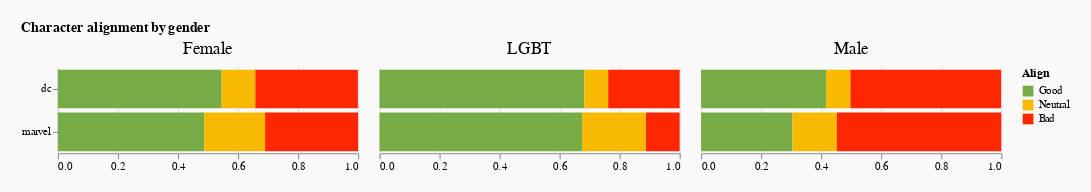

Here is the notebook cell this chart was saved with:
### Code cell
align_order = ["Good", "Neutral", "Bad"]
bars = (
    alt.Chart(df_good_bad_character)
    .mark_bar()
    .encode(
        column=alt.Column("sex", title=""),
        x=alt.X("percentage:Q", stack="zero", title=""),
        y=alt.Y("studio:N", title=""),
        color=alt.Color(
            "align",
            sort=align_order,
            scale=alt.Scale(domain=align_order, range=["#76ac43","#f7b901","#ff2700"]),
            title="Align"
        ),
        order="order:Q",
    )
)

bars.configure(background="#f9f9f9", padding=20).configure_view(
    strokeWidth=0,
).properties(
    width=280,
    height=80,
    title="Character alignment by Gender/Sexuality",
).configure_header(
    labelFontSize=16,
).display(
    theme="fivethirtyeight"
)

### Figure 1 — Vega-Lite specification as saved in the notebook (floating-point values rounded to 4 significant figures)
{"config": {"view": {"continuousWidth": 400, "continuousHeight": 300, "strokeWidth": 0}, "background": "#f9f9f9", "header": {"labelFontSize": 16}, "padding": 20}, "data": {"name": "data-b9caaf77bc6c836ebcfe0f5fe91fa668"}, "mark": "bar", "encoding": {"color": {"type": "nominal", "field": "align", "scale": {"domain": ["Good", "Neutral", "Bad"], "range": ["#76ac43", "#f7b901", "#ff2700"]}, "sort": ["Good", "Neutral", "Bad"], "title": "Align"}, "column": {"type": "nominal", "field": "sex", "title": ""}, "order": {"type": "quantitative", "field": "order"}, "x": {"type": "quantitative", "field": "percentage", "stack": "zero", "title": ""}, "y": {"type": "nominal", "field": "studio", "title": ""}}, "height": 80, "title": "Character alignment by gender", "width": 280, "$schema": "https://vega.github.io/schema/vega-lite/v4.8.1.json", "datasets": {"data-b9caaf77bc6c836ebcfe0f5fe91fa668": [{"percentage": 0.4875, "align": "Good", "sex": "Female", "studio": "marvel"}, {"percentage": 0.3044, "align": "Good", "sex": "Male", "studio": "marvel"}, {"percentage": 0.675, "align": "Good", "sex": "LGBT", "studio": "marvel"}, {"percentage": 0.203, "align": "Neutral", "sex": "Female", "studio": "marvel"}, {"percentage": 0.1478, "align": "Neutral", "sex": "Male", "studio": "marvel"}, {"percentage": 0.2125, "align": "Neutral", "sex": "LGBT", "studio": "marvel"}, {"percentage": 0.3095, "align": "Bad", "sex": "Female", "studio": "marvel"}, {"percentage": 0.5478, "align": "Bad", "sex": "Male", "studio": "marvel"}, {"percentage": 0.1125, "align": "Bad", "sex": "LGBT", "studio": "marvel"}, {"percentage": 0.5455, "align": "Good", "sex": "Female", "studio": "dc"}, {"percentage": 0.4163, "align": "Good", "sex": "Male", "studio": "dc"}, {"percentage": 0.6825, "align": "Good", "sex": "LGBT", "studio": "dc"}, {"percentage": 0.1122, "align": "Neutral", "sex": "Female", "studio": "dc"}, {"percentage": 0.08109, "align": "Neutral", "sex": "Male", "studio": "dc"}, {"percentage": 0.07937, "align": "Neutral", "sex": "LGBT", "studio": "dc"}, {"percentage": 0.3417, "align": "Bad", "sex": "Female", "studio": "dc"}, {"percentage": 0.5021, "align": "Bad", "sex": "Male", "studio": "dc"}, {"percentage": 0.2381, "align": "Bad", "sex": "LGBT", "studio": "dc"}]}}
